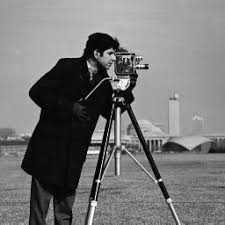
#> input picture Lab_3/images/cameraman.png, 225 x 225 px
$ jupyter execute 'Lab 3_Task 1.ipynb'
#> lines starting #> are read from the running program, lines starting #| are printed output that depends on the picture
[cell 1]
import cv2
import numpy as np
import matplotlib.pyplot as plt

[cell 2]
# load the image

image = cv2.imread("images/cameraman.png", cv2.IMREAD_GRAYSCALE)
#> image is the input picture: shape (225, 225); min 0, max 255, mean 118.4

[cell 3]
# 1.Increase the size of the image.

resized_image = cv2.resize(image, (500, 500))
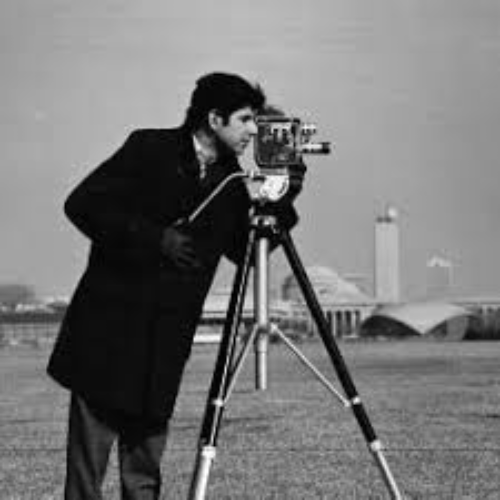
#> resized_image: shape (500, 500); min 0, max 254, mean 118.3
cv2.imshow("Cameraman1", image)
cv2.imshow("Cameraman2", resized_image)
cv2.waitKey()

[cell 4]
# 2.Rotate the image by 120 degrees.

# Get the image dimensions
height, width = image.shape[:2]
#> height = 225; width = 225

# Define the rotation center
center = (width // 2, height // 2)
#> center = (112, 112)

# Get the rotation matrix
rotation_matrix = cv2.getRotationMatrix2D(center, 120, 1.0)

# Perform the rotation
rotated_image = cv2.warpAffine(image, rotation_matrix, (width, height))
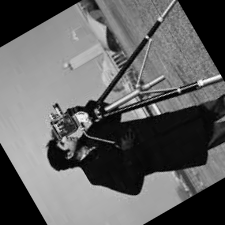
#> rotated_image: shape (225, 225); min 0, max 253, mean 97.8

plt.figure(figsize=(6,6))

plt.subplot(1,2,1)
plt.imshow(image, cmap='gray')
plt.title("Original")
plt.axis('off')

plt.subplot(1,2,2)
plt.imshow(rotated_image, cmap='gray')
plt.title("Rotated 120°")
plt.axis('off')

plt.show()
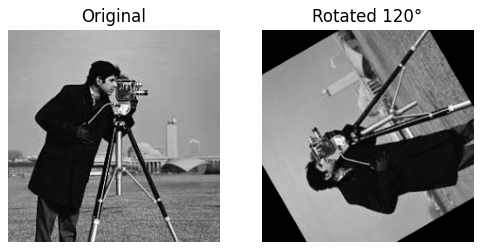
#> figure drawn by matplotlib, 2 panels

[cell 5]
# 3.Perform Sheer operations over the image.

image = cv2.imread("images/cameraman.png", cv2.IMREAD_GRAYSCALE)
height, width = image.shape[:2]

# Shear factor
shear_factor = 0.5

# Shear matrix (horizontal shear)
M = np.float32([[1, shear_factor, 0],
                [0, 1, 0]])

# Apply shear transformation
sheared_img = cv2.warpAffine(image, M, (int(width + shear_factor*height), height))
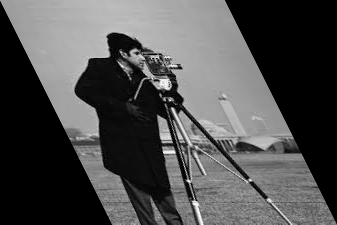
#> sheared_img: shape (225, 337); min 0, max 255, mean 79.1

# Show using Matplotlib
plt.figure(figsize=(10,5))

plt.subplot(1,2,1)
plt.imshow(image, cmap='gray')
plt.title("Original")
plt.axis('off')

plt.subplot(1,2,2)
plt.imshow(sheared_img, cmap='gray')
plt.title("Sheared Image")
plt.axis('off')

plt.show()
